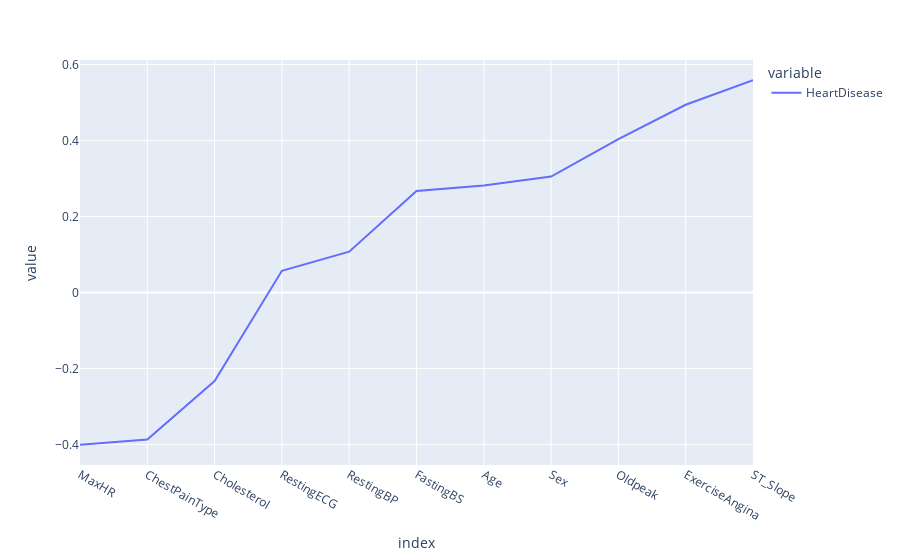

Notebook source saved alongside this figure:
### Code cell
px.line(df_numeric.corr()['HeartDisease'][:-1].sort_values())

### Figure 1 — Plotly figure (JSON) as saved in the notebook; plotly's stock layout.template omitted (floating-point values rounded to 4 significant figures)
{"data": [{"hovertemplate": "variable=HeartDisease<br>index=%{x}<br>value=%{y}<extra></extra>", "legendgroup": "HeartDisease", "line": {"color": "#636efa", "dash": "solid"}, "marker": {"symbol": "circle"}, "mode": "lines", "name": "HeartDisease", "orientation": "v", "showlegend": true, "type": "scatter", "x": ["MaxHR", "ChestPainType", "Cholesterol", "RestingECG", "RestingBP", "FastingBS", "Age", "Sex", "Oldpeak", "ExerciseAngina", "ST_Slope"], "xaxis": "x", "y": [-0.4004, -0.3868, -0.2327, 0.05738, 0.1076, 0.2673, 0.282, 0.3054, 0.404, 0.4943, 0.5588], "yaxis": "y"}], "layout": {"legend": {"title": {"text": "variable"}, "tracegroupgap": 0}, "margin": {"t": 60}, "xaxis": {"anchor": "y", "domain": [0, 1], "title": {"text": "index"}}, "yaxis": {"anchor": "x", "domain": [0, 1], "title": {"text": "value"}}}}
